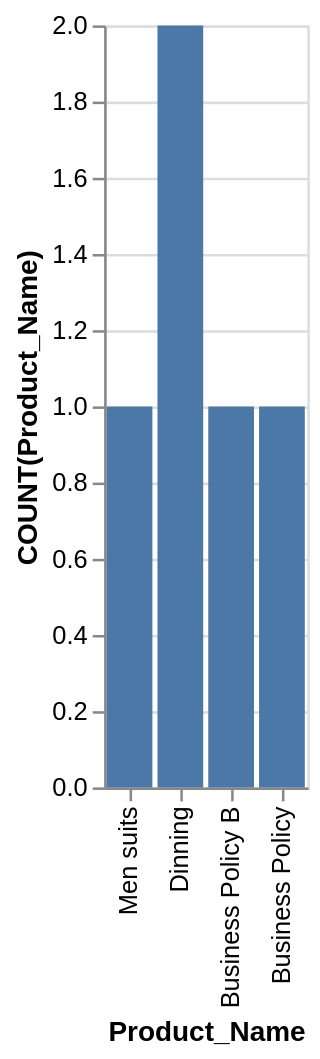

Source (Vega-Lite JSON):
### Vega-Lite specification from a JSON file in a GitHub repository (floating-point values rounded to 4 significant figures)
{"data": {"values": [{"x_data": "Business Policy", "y_data": 1}, {"x_data": "Business Policy B", "y_data": 1}, {"x_data": "Dinning", "y_data": 2}, {"x_data": "Men suits", "y_data": 1}]}, "mark": "bar", "encoding": {"x": {"field": "x_data", "type": "nominal", "title": "Product_Name", "sort": "descending"}, "y": {"field": "y_data", "type": "quantitative", "title": "COUNT(Product_Name)"}}}
